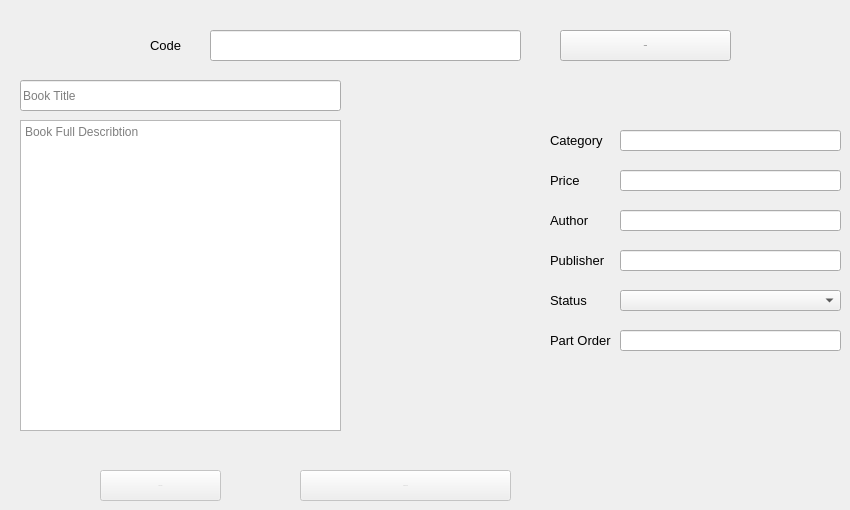
      <widget class="QWidget" name="tab_10">
       <attribute name="title">
        <string>Edit Book</string>
       </attribute>
       <widget class="QLabel" name="label_15">
        <property name="geometry">
         <rect>
          <x>150</x>
          <y>30</y>
          <width>51</width>
          <height>31</height>
         </rect>
        </property>
        <property name="font">
         <font>
          <pointsize>10</pointsize>
         </font>
        </property>
        <property name="text">
         <string>Code</string>
        </property>
       </widget>
       <widget class="QLabel" name="label_12">
        <property name="geometry">
         <rect>
          <x>550</x>
          <y>210</y>
          <width>71</width>
          <height>21</height>
         </rect>
        </property>
        <property name="font">
         <font>
          <pointsize>10</pointsize>
         </font>
        </property>
        <property name="text">
         <string>Author</string>
        </property>
       </widget>
       <widget class="QTextEdit" name="textEdit_2">
        <property name="geometry">
         <rect>
          <x>20</x>
          <y>120</y>
          <width>321</width>
          <height>311</height>
         </rect>
        </property>
        <property name="placeholderText">
         <string>Book Full Describtion</string>
        </property>
       </widget>
       <widget class="QComboBox" name="comboBox_8">
        <property name="geometry">
         <rect>
          <x>620</x>
          <y>290</y>
          <width>221</width>
          <height>21</height>
         </rect>
        </property>
        <item>
         <property name="text">
          <string/>
         </property>
        </item>
        <item>
         <property name="text">
          <string>New</string>
         </property>
        </item>
        <item>
         <property name="text">
          <string>Used</string>
         </property>
        </item>
        <item>
         <property name="text">
          <string>Damage</string>
         </property>
        </item>
       </widget>
       <widget class="QLabel" name="label_10">
        <property name="geometry">
         <rect>
          <x>550</x>
          <y>130</y>
          <width>71</width>
          <height>21</height>
         </rect>
        </property>
        <property name="font">
         <font>
          <pointsize>10</pointsize>
         </font>
        </property>
        <property name="text">
         <string>Category</string>
        </property>
       </widget>
       <widget class="QLineEdit" name="lineEdit_7">
        <property name="geometry">
         <rect>
          <x>210</x>
          <y>30</y>
          <width>311</width>
          <height>31</height>
         </rect>
        </property>
        <property name="placeholderText">
         <string/>
        </property>
       </widget>
       <widget class="QLineEdit" name="lineEdit_9">
        <property name="geometry">
         <rect>
          <x>620</x>
          <y>330</y>
          <width>221</width>
          <height>21</height>
         </rect>
        </property>
       </widget>
       <widget class="QLineEdit" name="lineEdit_8">
        <property name="geometry">
         <rect>
          <x>20</x>
          <y>80</y>
          <width>321</width>
          <height>31</height>
         </rect>
        </property>
        <property name="placeholderText">
         <string>Book Title</string>
        </property>
       </widget>
       <widget class="QPushButton" name="pushButton_11">
        <property name="enabled">
         <bool>false</bool>
        </property>
        <property name="geometry">
         <rect>
          <x>300</x>
          <y>470</y>
          <width>211</width>
          <height>31</height>
         </rect>
        </property>
        <property name="font">
         <font>
          <pointsize>-1</pointsize>
         </font>
        </property>
        <property name="text">
         <string>Save Book</string>
        </property>
       </widget>
       <widget class="QLabel" name="label_9">
        <property name="geometry">
         <rect>
          <x>550</x>
          <y>330</y>
          <width>71</width>
          <height>21</height>
         </rect>
        </property>
        <property name="font">
         <font>
          <pointsize>10</pointsize>
         </font>
        </property>
        <property name="text">
         <string>Part Order</string>
        </property>
       </widget>
       <widget class="QLabel" name="label_11">
        <property name="geometry">
         <rect>
          <x>550</x>
          <y>250</y>
          <width>71</width>
          <height>21</height>
         </rect>
        </property>
        <property name="font">
         <font>
          <pointsize>10</pointsize>
         </font>
        </property>
        <property name="text">
         <string>Publisher</string>
        </property>
       </widget>
       <widget class="QLineEdit" name="lineEdit_10">
        <property name="geometry">
         <rect>
          <x>620</x>
          <y>170</y>
          <width>221</width>
          <height>21</height>
         </rect>
        </property>
       </widget>
       <widget class="QLabel" name="label_13">
        <property name="geometry">
         <rect>
          <x>550</x>
          <y>290</y>
          <width>71</width>
          <height>21</height>
         </rect>
        </property>
        <property name="font">
         <font>
          <pointsize>10</pointsize>
         </font>
        </property>
        <property name="text">
         <string>Status</string>
        </property>
       </widget>
       <widget class="QLabel" name="label_14">
        <property name="geometry">
         <rect>
          <x>550</x>
          <y>170</y>
          <width>71</width>
          <height>21</height>
         </rect>
        </property>
        <property name="font">
         <font>
          <pointsize>10</pointsize>
         </font>
        </property>
        <property name="text">
         <string>Price</string>
        </property>
       </widget>
       <widget class="QPushButton" name="pushButton_12">
        <property name="geometry">
         <rect>
          <x>560</x>
          <y>30</y>
          <width>171</width>
          <height>31</height>
         </rect>
        </property>
        <property name="font">
         <font>
          <pointsize>-1</pointsize>
         </font>
        </property>
        <property name="text">
         <string>Search</string>
        </property>
       </widget>
       <widget class="QPushButton" name="pushButton_13">
        <property name="enabled">
         <bool>false</bool>
        </property>
        <property name="geometry">
         <rect>
          <x>100</x>
          <y>470</y>
          <width>121</width>
          <height>31</height>
         </rect>
        </property>
        <property name="font">
         <font>
          <pointsize>-1</pointsize>
         </font>
        </property>
        <property name="text">
         <string>Remove</string>
        </property>
       </widget>
       <widget class="QLineEdit" name="lineEdit_26">
        <property name="geometry">
         <rect>
          <x>620</x>
          <y>130</y>
          <width>221</width>
          <height>21</height>
         </rect>
        </property>
       </widget>
       <widget class="QLineEdit" name="lineEdit_30">
        <property name="geometry">
         <rect>
          <x>620</x>
          <y>210</y>
          <width>221</width>
          <height>21</height>
         </rect>
        </property>
       </widget>
       <widget class="QLineEdit" name="lineEdit_31">
        <property name="geometry">
         <rect>
          <x>620</x>
          <y>250</y>
          <width>221</width>
          <height>21</height>
         </rect>
        </property>
       </widget>
      </widget>
